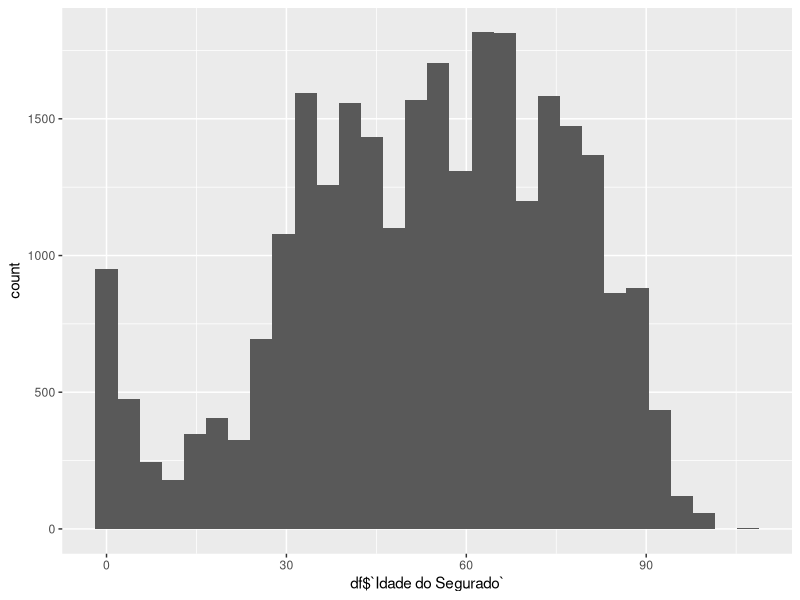
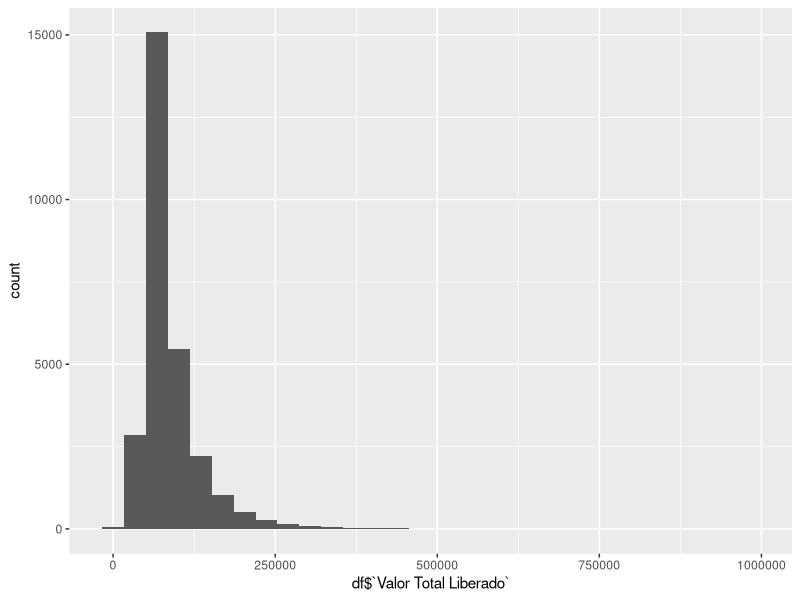
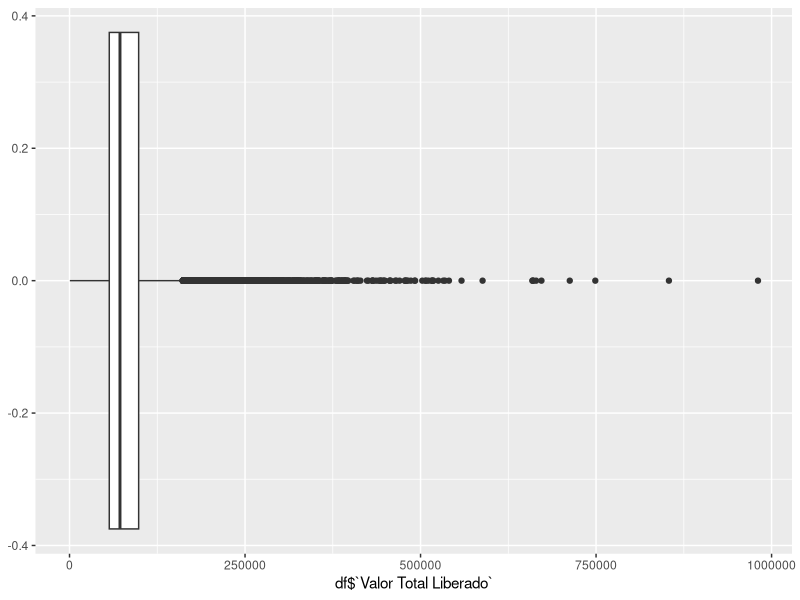

Here is the R script that generated these plots, in order:
## ---- chunk 1
# Conclusão do problema
## ---- chunk 2
# Análise Dados
## ---- chunk 3
library(readr)
library(tidyverse)
## ---- chunk 4
df <- read_csv("pacientes.csv", show_col_types = FALSE)
## ---- chunk 5
dim(df)
# Observações = 27846
# Variáveis = 4
## ---- chunk 6
names(df)

#ID -> Identificador
# Idade do Segurado -> (Int) idade dos segurados
# Código do Procedimento Principal -> (Str) Código 
# Valor Total Liberado -> (Float) Valores liberado
## ---- chunk 7
df$ID <- as.character(df$`Código do Procedimento Principal`)
df$`Código do Procedimento Principal` <- as.character(df$`Código do Procedimento Principal`)
## ---- chunk 8
summary(df)
## ---- chunk 9
ggplot(data=df, mapping = aes(df$`Idade do Segurado`)) +
  geom_histogram(bins = 30)
## ---- chunk 10
summary(df$`Idade do Segurado`)
## ---- chunk 11
summary(df$`Valor Total Liberado`)
## ---- chunk 12
ggplot(data=df, mapping = aes(df$`Valor Total Liberado`)) +
  geom_histogram(bins = 30, na.rm = TRUE)
## ---- chunk 13
ggplot(data=df, mapping = aes(df$`Valor Total Liberado`)) +
  geom_boxplot(na.rm = TRUE)
